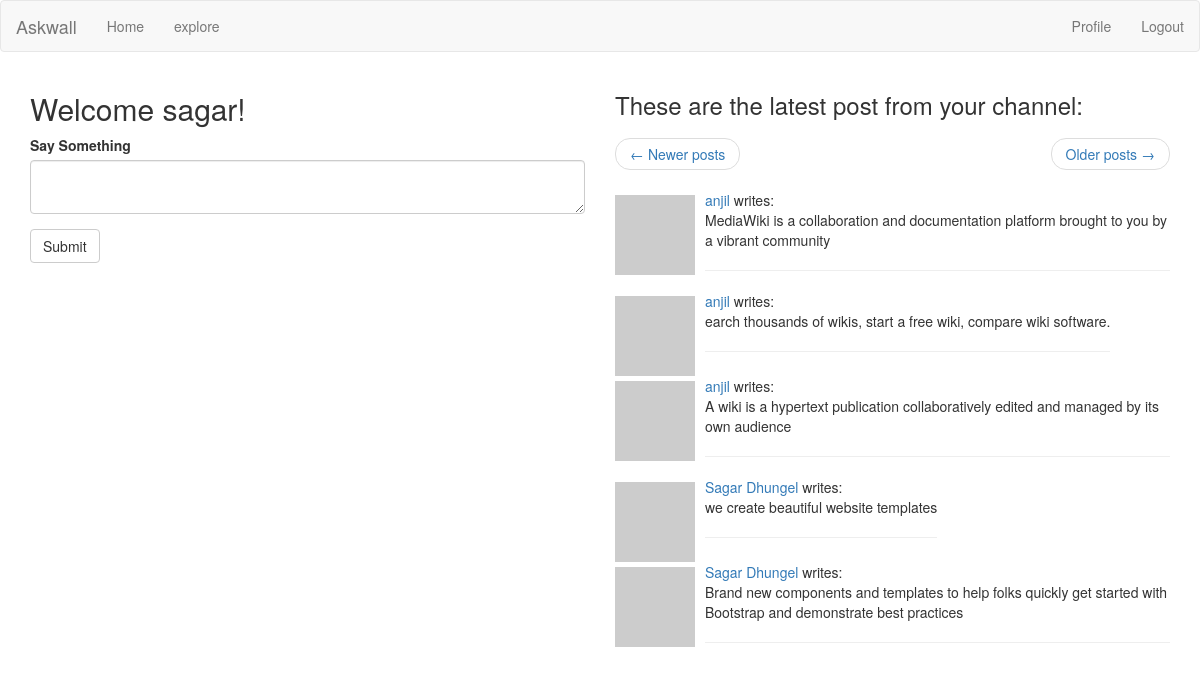
Page /index?page=2 (signed in) on the committed database.
### app/models.py (models this page shows, shortened)
class User(UserMixin, db.Model):
	id = db.Column(db.Integer, primary_key= True)
	username = db.Column(db.String(64), index = True)
	profile_name = db.Column(db.String(64))
	email = db.Column(db.String(120), index = True)
	password_hash = db.Column(db.String(128))
	posts = db.relationship('Post', backref='author', lazy='dynamic')
	about_me = db.Column(db.String(150))
	last_seen = db.Column(db.DateTime, default=datetime.utcnow)
	followed = db.relationship(
		'User', secondary=followers,
		primaryjoin = (followers.c.follower_id == id),
		secondaryjoin = (followers.c.followed_id == id),
		backref = db.backref('followers', lazy='dynamic'), lazy ='dynamic')
	def avatar(self, size):
		digest = md5(self.email.lower().encode('utf-8')).hexdigest()
		return 'http://www.gravatar.com/avatar/{}?d=identicon&s={}'.format(digest, size)
	def followed_posts(self):
		followed = Post.query.join(
			followers, (followers.c.followed_id == Post.user_id)).filter(
			followers.c.follower_id == self.id)
		own = Post.query.filter_by(user_id=self.id)
		return followed.union(own).order_by(Post.timestamp.desc())

class Post(db.Model):
	id = db.Column(db.Integer, primary_key = True)
	body = db.Column(db.String(140))
	timestamp = db.Column(db.DateTime, index= True, default=datetime.utcnow)
	user_id = db.Column(db.Integer, db.ForeignKey('user.id'))

### app/routes.py (the view)
@app.route('/', methods=['GET', 'POST'])
@app.route('/index', methods=['GET', 'POST'])
@login_required
def index():
	form = PostForm()
	if form.validate_on_submit():
		post = Post(body=form.post.data, author=current_user)
		db.session.add(post)
		db.session.commit()
		flash('Your post is now live')
		return redirect(url_for('index'))
	page = request.args.get('page', 1, type=int)
	posts = current_user.followed_posts().paginate(
		page, app.config['POSTS_PER_PAGE'], False)
	next_url = url_for('index', page=posts.next_num) if posts.has_next else None
	prev_url = url_for('index', page = posts.prev_num) if posts.has_prev else None
	return render_template('index.html', title = 'Home', form=form, posts=posts.items, next_url=next_url, prev_url = prev_url)

### app/forms.py
class PostForm(FlaskForm):
	post = TextAreaField("Say Something", validators = [
		DataRequired(), Length(min=1, max=140)])
	submit= SubmitField('Submit')

### app/models.py (called while the page is built)
@login.user_loader
def load_user(id):
	return User.query.get(int(id))

### app/routes.py (called while the page is built)
@app.before_request
def before_request():
	if current_user.is_authenticated:
		current_user.last_seen = datetime.utcnow()
		db.session.commit()

### app/templates/index.html
{% extends "base.html" %}
{% import 'bootstrap/wtf.html' as wtf %}
{% block app_content %}
<div class="row">
    <div class="col-sm-6" id="first-row">
        <h2>Welcome {{ current_user.username }}!</h2>
        {% if form %}
        {{ wtf.quick_form(form) }}
        <br>
        {% endif %}
    </div>
    <div class="col-sm-6" id="second-row">
        <h3>These are the latest post from your channel:</h3>
        <nav aria-label="...">
            <ul class="pager">
                <li class="previous{% if not prev_url %} disabled{% endif %}">
                    <a href="{{ prev_url or '#' }}">
                        <span aria-hidden="true">&larr;</span> Newer posts
                    </a>
                </li>
                <li class="next{% if not next_url %} disabled{% endif %}">
                    <a href="{{ next_url or '#' }}">
                        Older posts <span aria-hidden="true">&rarr;</span>
                    </a>
                </li>
            </ul>
        </nav>
        {% for post in posts %}
            {% include '_post.html' %}
        {% endfor %}
    </div>
</div>
{% endblock %}

### app/templates/_post.html
<table>
    <tr valign="top">
        <td><img src="{{ post.author.avatar(40) }}"></td>
        <td>{% if post.author.profile_name %}
	        	<a href="{{ url_for('user', username=post.author.username) }}">{{ post.author.profile_name }}</a>
        	{% else %}
        		<a href="{{ url_for('user', username=post.author.username) }}">{{ post.author.username }}</a>
        	{% endif %} writes:<br>{{ post.body }}<hr></td>
    </tr>
</table>

### app/static/css/style.css (style rules this page uses)
img { margin-right: 10px; margin-top: 5px; }

### rows in the picture
User: username "sagar"
Post: author.username "anjil", body "MediaWiki is a collaboration and documentation platform brought to you by a vibrant community"
Post: author.username "anjil", body "earch thousands of wikis, start a free wiki, compare wiki software."
Post: author.username "anjil", body "A wiki is a hypertext publication collaboratively edited and managed by its own audience"
Post: author.profile_name "Sagar Dhungel", body "we create beautiful website templates"
Post: author.profile_name "Sagar Dhungel", body "Brand new components and templates to help folks quickly get started with Bootstrap and demonstrate best practices"
